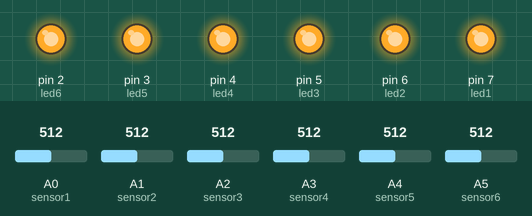
This sketch was run on a simulated Arduino Uno, built with avr-gcc and run on an emulated ATmega328P. Parts: output pins drawn as LEDs (lit = HIGH). The inputs (shaded band) are chosen by the test bench; at power-on: A0 (sensor1) = 512, A1 (sensor2) = 512, A2 (sensor3) = 512, A3 (sensor4) = 512, A4 (sensor5) = 512, A5 (sensor6) = 512.

Above: at 1.2 s.
1.3 s: A0 (sensor1) set to 585
2.8 s: A0 (sensor1) set to 609
At 3.7 s:
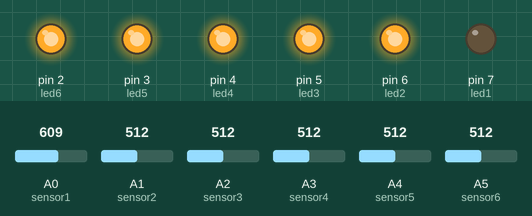
4.3 s: A1 (sensor2) set to 581
5.8 s: A1 (sensor2) set to 607
At 6.8 s:
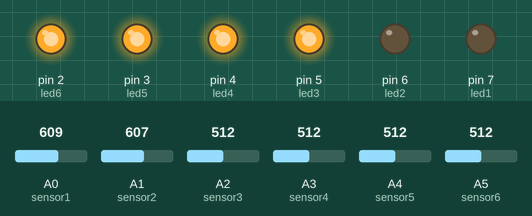
7.3 s: A2 (sensor3) set to 584
8.8 s: A2 (sensor3) set to 616
At 9.8 s:
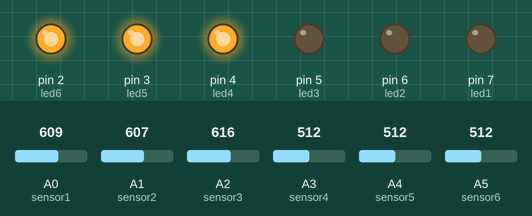
Timing chart, 0 to 11.3 s (numbered marks = the images above; inputs shaded):
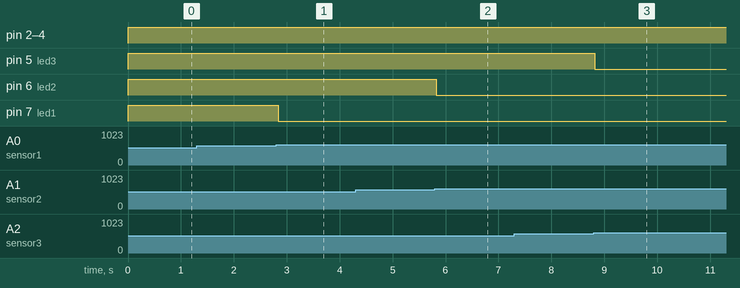

Measured:
- the behaviour switches between 599 and 600 on A0 (sensor1) (found by bisection; images 0 and 1)
- the behaviour switches between 599 and 600 on A1 (sensor2) (found by bisection; images 1 and 2)
- the behaviour switches between 599 and 600 on A2 (sensor3) (found by bisection; images 2 and 3)
- after the input at 1.3 s, every drawn part: stays the same
- after the input at 2.8 s, pin 7 (led1): HIGH → LOW at once
- after the input at 4.3 s, every drawn part: stays the same
- after the input at 5.8 s, pin 6 (led2): HIGH → LOW at once
- after the input at 7.3 s, every drawn part: stays the same
- after the input at 8.8 s, pin 5 (led3): HIGH → LOW at once

The sketch:

light_sensitive_leds.ino
```cpp
/*
 * Rui Santos
 * Complete Project Details http://randomnerdtutorials.com
*/

// You might need to change the threshold value to find a suitable value
// to turn the LEDs on and off when you move your hand over the photoresistor
int threshold = 600;

// Connect the LEDs from digital pin 7 to digital pin 2
int led1 = 7;
int led2 = 6;
int led3 = 5;
int led4 = 4;
int led5 = 3;
int led6 = 2;

// Connect photoresistor leads are connected from analog 0 to analog 5
int sensor1 = A0;
int sensor2 = A1;
int sensor3 = A2;
int sensor4 = A3;
int sensor5 = A4;
int sensor6 = A5;

// stores the analog reading values for each photoresistor
int sensorValue1 = 0;
int sensorValue2 = 0;
int sensorValue3 = 0;
int sensorValue4 = 0;
int sensorValue5 = 0;
int sensorValue6 = 0;

void setup() {
  // sets the LEDs as an output
  pinMode(led1, OUTPUT);
  pinMode(led2, OUTPUT);
  pinMode(led3, OUTPUT);
  pinMode(led4, OUTPUT);
  pinMode(led5, OUTPUT);
  pinMode(led6, OUTPUT);
  // sets the photoresistors as an input
  pinMode(sensor1, INPUT);
  pinMode(sensor2, INPUT);
  pinMode(sensor3, INPUT);
  pinMode(sensor4, INPUT);
  pinMode(sensor5, INPUT);
  pinMode(sensor6, INPUT);
  // starts the serial communication at a baud rate of 9600
  // Serial.begin(9600);
}

void loop(){
  // Reads the current photoresistor value
  sensorValue1 = analogRead(sensor1);
  // if the value is below a certain threshold it turns the LED on, otherwise the LED remains off
  // This process is repeated for all photoresistors and LEDs
  if (sensorValue1 < threshold) {
      digitalWrite(led1, HIGH);
  }
  else {
      digitalWrite(led1,LOW);
  }
  sensorValue2 = analogRead(sensor2);
  if (sensorValue2 < threshold) {
      digitalWrite(led2, HIGH);
  }
  else {
      digitalWrite(led2,LOW);
  }

  sensorValue3 = analogRead(sensor3);
  if (sensorValue3 < threshold) {
      digitalWrite(led3, HIGH);
  }
  else {
      digitalWrite(led3,LOW);
  }

  sensorValue4 = analogRead(sensor4);
  if (sensorValue4 < threshold) {
      digitalWrite(led4, HIGH);
  }
  else {
      digitalWrite(led4,LOW);
  }
  sensorValue5 = analogRead(sensor5);
  if (sensorValue5 < threshold) {
      digitalWrite(led5, HIGH);
  }
  else {
      digitalWrite(led5,LOW);
  }
  sensorValue6 = analogRead(sensor6);
  if (sensorValue6 < threshold) {
      digitalWrite(led6, HIGH);
  }
  else {
      digitalWrite(led6,LOW);
  }
  // You can uncomment for debugging purporses
  //Serial.print ("Sensor reading: ");
  //Serial.println(sensorValue1);
  delay(50);
}
```
